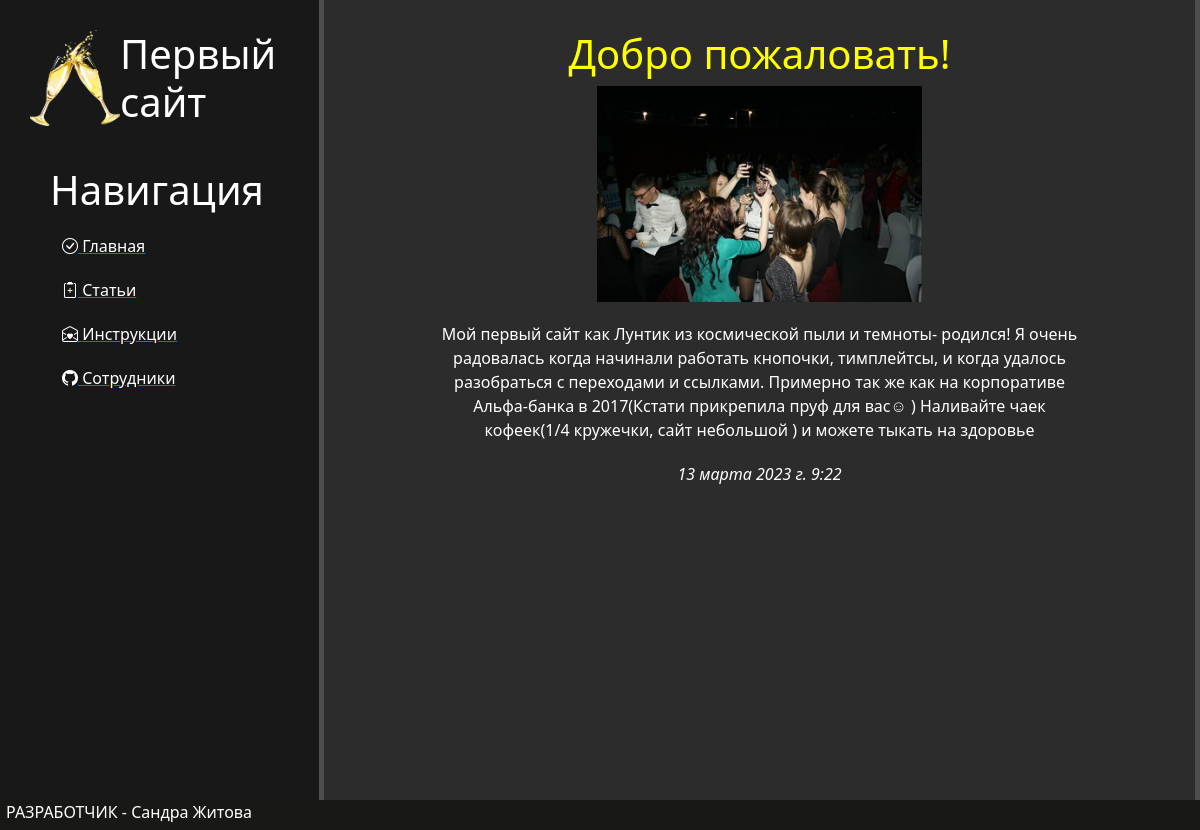
The page / on the database its author committed.
### Blog/apps/mains/models.py (models this page shows, shortened)
class Main(models.Model):
    main_title = models.CharField('Заголовок главной страницы', max_length=200)
    main_ipg = models.ImageField('Картинка', null=True, blank=True, upload_to='static/img/')
    main_text = models.TextField('О чем речь вообще, где мы?')  # текст
    pub_date = models.DateTimeField('Дата последнего обновления')
    class Meta:
        verbose_name = 'Главная страница'
        verbose_name_plural = 'главные страницы'

### Blog/apps/mains/views.py (the view)
# urls.py: path('', views.main)
def main(request):
    main = Main.objects.get()
    return render(request, 'mains/list.html', {'main': main})

### Blog/apps/mains/templates/mains/list.html (shortened to what this page needs)
{% extends 'base.html' %}
{% block content %}
    <h1>{{main.main_title}}</h1>
    <img src="{{main.main_ipg.url}}" alt="main_pic">
    <p>{{main.main_text}}</p>
    <p><i>{{main.pub_date}}</i></p>
{% endblock %}

### static/main/css/main.css (style rules this page uses)
main h1 { color: yellow; text-align: center; }
main p { color: fff; width: 50%; margin-left: auto; margin-right: auto; margin-top: 20px; width: 40em }
main img { width: 40%; float: center; }

### rows shown on the page
Main: main_title "Добро пожаловать!", main_ipg (picture), main_text "Мой первый сайт как Лунтик из космической пыли и темноты- родился! Я очень радовалась когда начинали работать кнопочки, тимплейтсы, и когда удалось разобраться с переходами и ссылками. Примерно так же как на корпоративе Альфа-банка в 2017(Кстати прикрепила пруф для вас☺ ) Наливайте чаек кофеек(1/4 кружечки, сайт небольшой ) и можете тыкать на здоровье", pub_date "13 марта 2023 г. 9:22"
